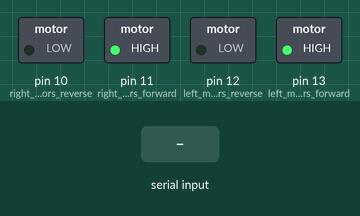
A sketch run on a simulated Arduino Uno, built with avr-gcc and run on an emulated ATmega328P. Shown: switched loads named in the sketch (green lamp = pin HIGH). Inputs (shaded band) come from the test bench. What the sketch prints to the serial monitor is not drawn.

Above: at 1.2 s.
1.3 s: "1" received over the second serial link
Timing chart, 0 to 4.3 s (numbered marks = the images above; inputs shaded):
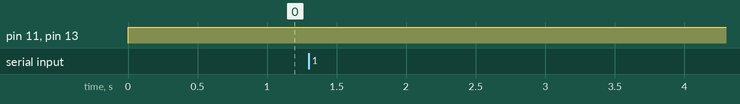

Measured:
- after the input at 1.3 s, every drawn part: stays the same

The sketch:

Form.ino
```cpp
char t;
#include <SoftwareSerial.h>

SoftwareSerial hc06(0,1);

void setup() {
pinMode(13,OUTPUT);   //left motors forward
pinMode(12,OUTPUT);   //left motors reverse
pinMode(11,OUTPUT);   //right motors forward
pinMode(10,OUTPUT);   //right motors reverse

Serial.begin(9600);
 hc06.begin(9600);

}

void loop() {
if(hc06.available()){
  t = hc06.read();
  Serial.println(t);
}

if(t = 2){            //move forward(all motors rotate in forward direction)
  digitalWrite(13,HIGH);
  digitalWrite(11,HIGH);

}

else if(t = 7){      //move reverse (all motors rotate in reverse direction)
  digitalWrite(12,HIGH);
  digitalWrite(10,HIGH);

}

else if(t = 5){      //turn right (left side motors rotate in forward direction, right side motors doesn't rotate)
  digitalWrite(11,HIGH);
}

else if(t = 4){      //turn left (right side motors rotate in forward direction, left side motors doesn't rotate)
  digitalWrite(13,HIGH);
}

else if(t == 0){      //STOP (all motors stop)
  digitalWrite(13,LOW);
  digitalWrite(12,LOW);
  digitalWrite(11,LOW);
  digitalWrite(10,LOW);
}
delay(100);
}
```
